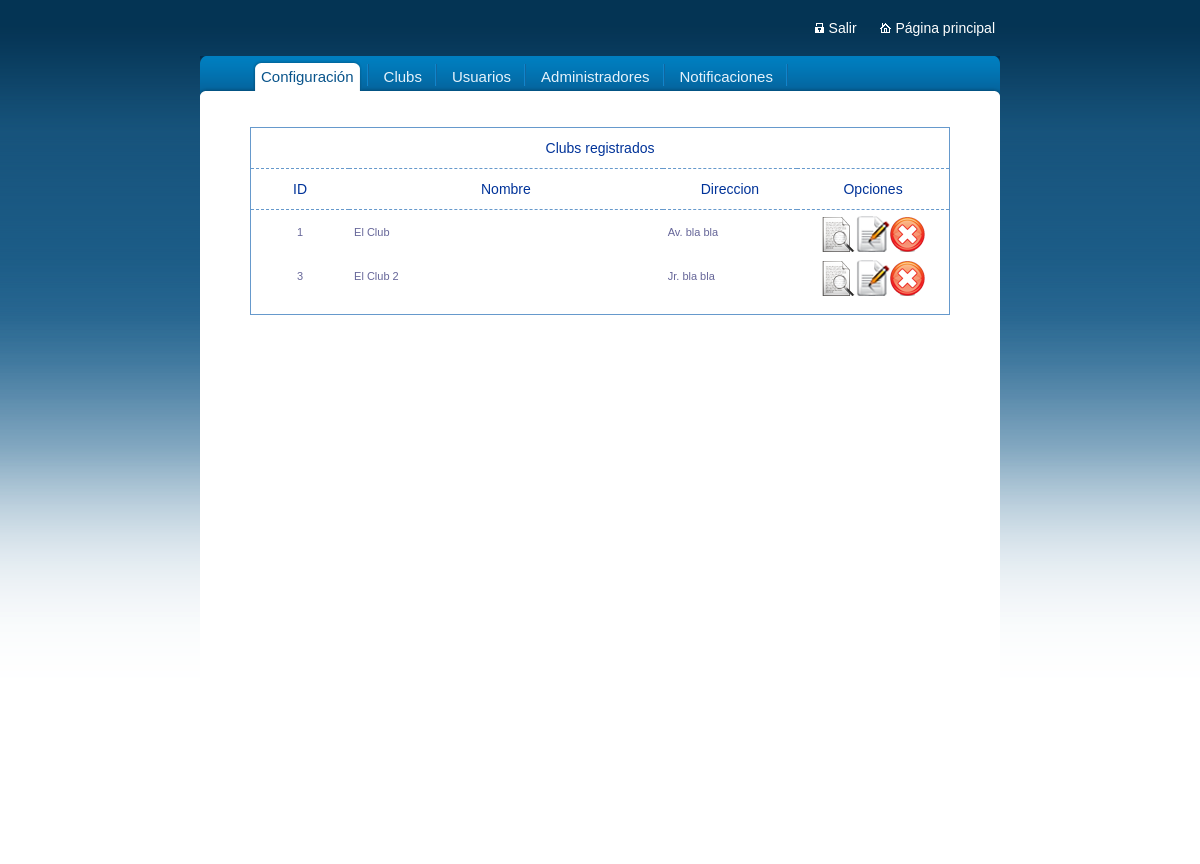
Screenshot of /Admin/club.php with the database file from the repository.
### tables this page shows
CREATE TABLE `club` (
  `ID_Club` int(10) unsigned NOT NULL AUTO_INCREMENT,
  `N_Nombre` varchar(45) NOT NULL,
  `ID_Distrito` int(10) unsigned NOT NULL,
  `T_Direccion` varchar(100) NOT NULL,
  `C_Telefono` varchar(10) NOT NULL,
  `ID_Estacionamiento` int(10) unsigned DEFAULT NULL,
  `ID_Kiosko` int(10) unsigned DEFAULT NULL,
  `ID_Ducha` int(10) unsigned DEFAULT NULL,
  `ID_Administrador` int(10) unsigned NOT NULL,
  PRIMARY KEY (`ID_Club`),
  KEY `FK_club_1` (`ID_Distrito`),
  KEY `FK_club_2` (`ID_Estacionamiento`),
  KEY `FK_club_3` (`ID_Kiosko`),
  KEY `FK_club_4` (`ID_Administrador`),
  KEY `FK_club_5` (`ID_Ducha`),
  CONSTRAINT `FK_club_1` FOREIGN KEY (`ID_Distrito`) REFERENCES `distrito` (`ID_Distrito`),
  CONSTRAINT `FK_club_2` FOREIGN KEY (`ID_Estacionamiento`) REFERENCES `estacionamiento` (`ID_Estacionamiento`),
  CONSTRAINT `FK_club_3` FOREIGN KEY (`ID_Kiosko`) REFERENCES `kiosko` (`ID_Kiosko`),
  CONSTRAINT `FK_club_4` FOREIGN KEY (`ID_Administrador`) REFERENCES `administrador` (`ID_Administrador`),
  CONSTRAINT `FK_club_5` FOREIGN KEY (`ID_Ducha`) REFERENCES `ducha` (`ID_Ducha`)
);

### Admin/club.php (the view, shortened to what this page needs)
        <!DOCTYPE html PUBLIC "-//W3C//DTD XHTML 1.0 Transitional//EN" "http://www.w3.org/TR/xhtml1/DTD/xhtml1-transitional.dtd">
         <html xmlns="http://www.w3.org/1999/xhtml" xml:lang="en" lang="en">
        <head>
        </head>
        <body>
          <div id="wrapper1">
        <?php include('cabecera.php'); ?>
	<div class="wrapper">
	  <div class="nav-wrapper">
			<div class="nav-left"></div>
			<div class="nav">
				<ul id="navigation" >
				 <li class="active">
						<a href="administrar.php" target="_self">
							<span class="menu-left"></span>
							<span class="menu-mid">Configuraci&oacute;n</span>
							<span class="menu-right"></span>
						</a>
				  </li>
					<li class="#">
						<a href="club.php" target="_self">
							<span class="menu-left"></span>
							<span class="menu-mid">Clubs</span>
							<span class="menu-right"></span>
						</a>
				  </li>
 					<li class="#">
						<a href="usuarios.php" target="_self">
							<span class="menu-left"></span>
							<span class="menu-mid">Usuarios</span>
							<span class="menu-right"></span>
						</a>
					</li>
					<li class="#">
						<a href="administradores.php" target="_self">
							<span class="menu-left"></span>
							<span class="menu-mid">Administradores</span>
							<span class="menu-right"></span>
						</a>
					</li>
					<li class="#">
						<a href="notificaciones.php" target="_self">
							<span class="menu-left"></span>
							<span class="menu-mid">Notificaciones</span>
							<span class="menu-right"></span>
						</a>
					</li>
			   	</ul>
			</div>
		<div class="nav-right"></div>
		<div id="tabla">
		<table width="700" border="0" class="cuerpo" >
        <thead>
		  <tr>
		    <th colspan="4" >Clubs registrados</th>
          </tr>
		  <tr>
          	<th width="11%">ID</th>
		    <th width="35%">Nombre</th>
		    <th width="15%">Direccion</th>
		    <th width="17%">Opciones</th>
	      </tr>
         </thead>
         <tbody>
         <?php
         	$result = mysql_query("SELECT * FROM club ORDER BY N_Nombre ASC");
		 	while ($row = mysql_fetch_array($result)){
				$salida = '<tr>
		    				<td align="center">'.$row[0].'</td>
		    				<td >'.$row["N_Nombre"].'</td>
		    				<td >'.$row["T_Direccion"].'</td>
		    				<td align="center"><a href="club_ver.php?id='.$row["ID_Club"].'" target="_blank"><img src="images/ver.png" alt="ver" border="0" /></a><a href="club_editar.php?id='.$row["ID_Club"].'" target="_blank"><img src="images/editar.png" alt="editar" border="0" /></a><a href="#"><img src="images/eliminar.png" alt="eliminar" border="0" /></a></td>
	      			   </tr>';
				printf ($salida);}
		 ?>
		  <tr>
		    <td>&nbsp;</td>
		    <td>&nbsp;</td>
		    <td>&nbsp;</td>
		    <td>&nbsp;</td>
	      </tr>
          </tbody>
	    </table>
        </div>
	  </div>
	</div>
</div>
</body>
</html>

### Admin/menu_style.css (style rules this page uses)
body { background-image:url(images/bgindex.png); background-repeat:repeat-x; }
#wrapper1 { width:800px; color: #44433f; font: 14px "Futura Medium", "Myriad Pro", "Gill Sans", Helvetica, Verdana, Arial, sans-serif; margin-top: 20px; margin-left:auto; margin-right:auto; }
.wrapper { width:800px; margin-top:20px; background-color:white; background-image:url(images/parche.gif); background-repeat:repeat-x; height: 800px; }
.nav { width: 788px; background: #fff url(images/nav_bg.png) repeat-x; float: left; }
.nav-left { background: url(images/nav_left2.png) no-repeat top left; float: left; width: 6px; height: 41px; }
.nav-right { background: url(images/nav_right2.png) no-repeat top right; float: left; width: 6px; height: 41px; }
.nav ul { width: 648px; height: 38px; float: left; margin: 0; padding-top: 3px; list-style: none; font-size: 15px; }
.nav li { float: left; padding: 0 7px; background: url(images/split.png) no-repeat right center; position: relative; z-index: 1; }
.nav li a { display: block; line-height: 38px; overflow: hidden; float: left; cursor:hand; color: #E5F2FB; }
a .menu-left { background: url(images/menu_left.gif) no-repeat left top; width: 8px; height: 32px; line-height: 35px; display: block; float: left; }
a .menu-mid { background: url(images/menu_mid.gif) repeat-x top left; height: 32px; line-height: 35px; display: block; float: left; }
a .menu-right { background: url(images/menu_right.gif) no-repeat top left; width: 8px; height: 32px; line-height: 35px; display: block; float: left; }
.nav li a:hover .menu-left, .nav li.active a .menu-left, .nav li:hover a .menu-left, .nav li a:hover .menu-mid, .nav li.active a .menu-mid, .nav li:hover a .menu-mid, .nav li a:hover .menu-right, .nav li.active a .menu-right, .nav li:hover a .menu-right { background-position: 0 -37px; line-height: 35px; }
.nav li a:hover, .nav li.active a, .nav li.hover a, .nav li:hover a { color: #09548B; }
#tabla { float:left; width:700px; margin-left:50px;; padding-top:30px; }
.cuerpo thead { height: 40px; }
#tabla tbody { text-align: left; }
#tabla a { text-decoration: none; color:#09548B; }
.cuerpo { font-family: "Lucida Sans Unicode", "Lucida Grande", Sans-Serif; font-size: 11px; border-collapse: collapse; border: 1px solid #69c; }
.cuerpo th { padding: 12px 17px 12px 17px; font-weight: normal; font-size: 14px; color: #039; border-bottom: 1px dashed #69c; }
.cuerpo td { padding: 2px 5px 2px 5px; color: #669; }

### rows the page displays
club: ID_Club "1", N_Nombre "El Club", T_Direccion "Av. bla bla"
club: ID_Club "3", N_Nombre "El Club 2", T_Direccion "Jr. bla bla"
